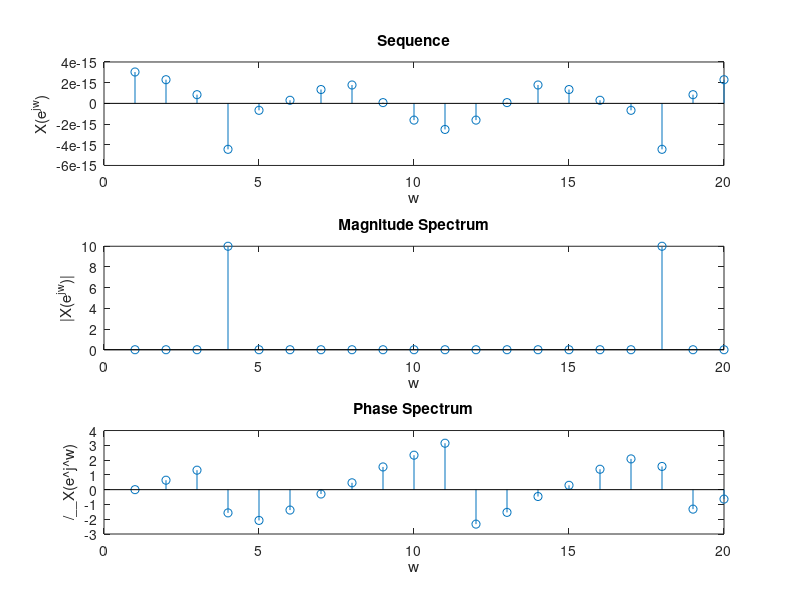

Recreate this plot in MATLAB. (Note: this script raises an error after producing the figure.)
N = 20;
n = 0:1:N-1;
w0 = (3*pi)/10;

x = sin(w0*n);
X = fft(x, N);

figure()

subplot(3, 1, 1);
stem(X);
title('Sequence')
ylabel('X(e^j^w)')
xlabel('w')

subplot(3, 1, 2)
stem(abs(X))
title('Magnitude Spectrum')
ylabel('|X(e^j^w)|')
xlabel('w')

subplot(3, 1, 3)
stem(angle(X))
title('Phase Spectrum')
ylabel('/__X(e^j^w)')
xlabel('w')

sgtitle('20-Point DFT of x[n] = sin(w0n)')

X1 = fftshift(fft(x, N));
F = length(x)*(-N/2:N/2-1)/N;

figure()
stem(F, abs(X1))
title('DFT of Audio Signal with FFTshift')
ylabel('|X(e^j^w)|')
xlabel('frequency(Hz)')